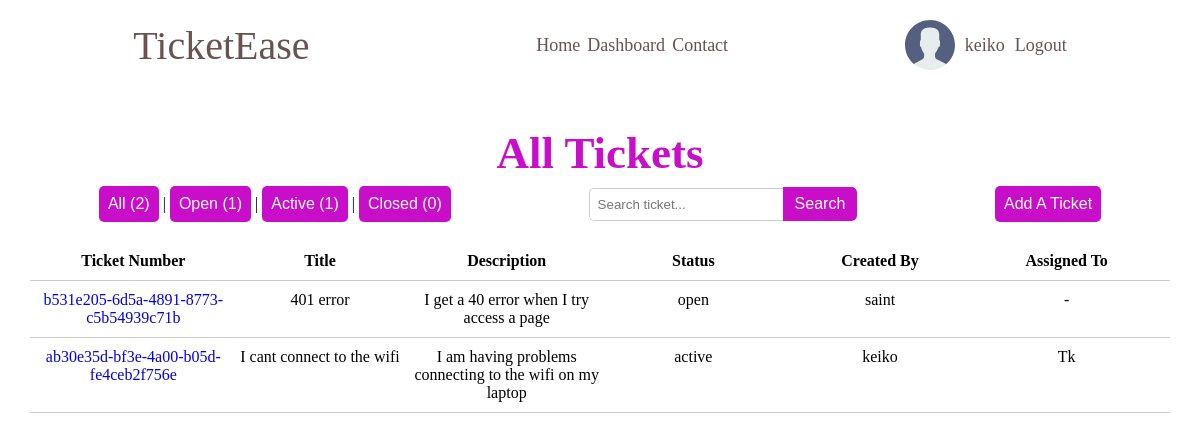
Page /tickets/ (signed in) on the earlier database version.
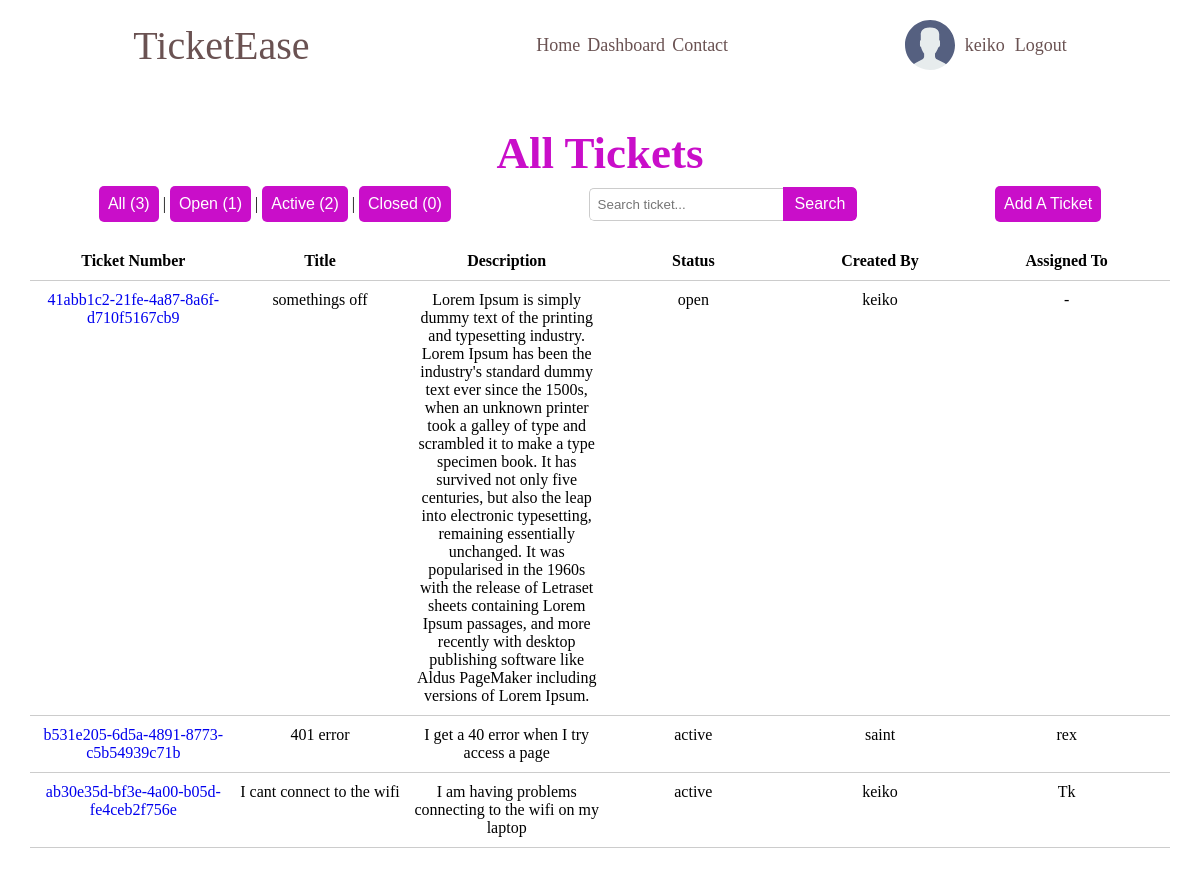
Same page on the later database version.
### accounts/models.py (models this page shows)
class CustomUser(AbstractUser):
    USER_TYPE = (
        ('client', 'client'),
        ('engineer', 'engineer'),
    )
    email = models.EmailField()
    bio = models.TextField()
    user_type = models.CharField(max_length=10, choices=USER_TYPE, default='client')
    avatar = models.ImageField(null=True, default="avatars/default_avatar.svg", upload_to='avatars/')

### tickets/models.py (models this page shows, shortened)
class Ticket(models.Model):
    STATUS = (
        ('open', 'open'),
        ('active', 'active'),
        ('closed', 'closed'),
    )
    ticket_id = models.UUIDField(default=uuid.uuid4)
    slug = models.SlugField(unique=True)
    title = models.CharField(max_length=100)
    description = models.TextField()
    status = models.CharField(max_length=100, choices=STATUS, default='open')
    attachments = models.ImageField(null=True, blank=True, upload_to='attachments/')
    created_by = models.ForeignKey(CustomUser, on_delete=models.SET_NULL, null=True, related_name='created_by')
    assigned_to = models.ForeignKey(CustomUser, on_delete=models.SET_NULL, null=True, blank=True, related_name='assigned_to')
    accepted_on = models.DateTimeField(null=True, blank=True)
    closed_on = models.DateTimeField(null=True, blank=True)
    updated_on = models.DateTimeField(auto_now=True)
    created_on = models.DateTimeField(auto_now_add=True)

### tickets/views.py (the view, shortened to what this page needs)
# urls.py: path('tickets/', ticketsView, name='tickets-view'),
def ticketsView(request):
    tickets = Ticket.objects.all()
    status = request.GET.get('status')  # to filter by status
    query = request.GET.get('q')  # search parameter
    if status:
        tickets = Ticket.objects.filter(status=status)
    tickets = tickets.order_by('-status', '-created_on')
    all_count = Ticket.objects.count()
    open_count = Ticket.objects.filter(status='open').count()
    active_count = Ticket.objects.filter(status='active').count()
    closed_count = Ticket.objects.filter(status='closed').count()
    context = {
        'tickets': tickets,
        'open_count': open_count,
        'active_count': active_count,
        'closed_count': closed_count,
        'all_count': all_count,
        'selected_status': status,
    }
    return render(request, 'tickets/tickets-view.html', context)

### tickets/templates/tickets/tickets-view.html (shortened to what this page needs)
{% extends 'tickets/index.html' %}
{% load static %}
{% block css %}
    <link rel="stylesheet" href="{% static  'tickets/styles/tickets.css' %}">
{% endblock %}
{% block content %}
    <section class="ticket-container">
        <div class="title">
            <h1>All Tickets</h1>
        </div>
        <section class="search-filters">
            <section class="status-filters">
                <div class="filter-btns">
                    <button>
                        <a href="{% url 'tickets-view' %}?status=" style="color: white;">All ({{ all_count }})</a>
                    </button>
                    |
                    <button>
                        <a href="{% url 'tickets-view' %}?status=open" style="color: white;">Open ({{ open_count }})</a>
                    </button>
                    |
                    <button>
                        <a href="{% url 'tickets-view' %}?status=active" style="color: white;">Active ({{ active_count }})</a>
                    </button>
                    |
                    <button>
                        <a href="{% url 'tickets-view' %}?status=closed" style="color: white;">Closed ({{ closed_count }})</a>
                    </button>
                </div>
            </section>
            <section class="search-bar-container">
                <form class="search-bar method="GET" action="{% url 'tickets-view' %}">
                    <input type="text" name="q" placeholder="Search ticket...">
                    <button type="submit">Search</button>
                </form>
            </section>
            {% if request.user.user_type == 'client' %}
                <section class="create-ticket">
                    <form method="post" action="{% url 'create-ticket' %}">
                        <button type="submit"><a href="{% url 'create-ticket' %}" style="color: white;">Add A Ticket</a></button>
                    </form>
                </section>
            {% endif %}
        </section>
        <section class="ticket-list">
            <div class="ticket-row header">
                <div>Ticket Number</div>
                <div>Title</div>
                <div>Description</div>
                <div>Status</div>
                <div>Created By</div>
                <div>Assigned To</div>
            </div>
            {% if not tickets %}
                <div class="empty">
                    {% if open_count == 0 %}
                        <p> There are no open tickets.</p>
                    {% elif request.GET.status == 'active' %}
                        <p> You have no active tickets.</p>
                    {% elif closed_count == 0 %}
                        <p>You have no closed tickets.</p>
                    {% endif %}
                </div>
            {% else %}
                {% for ticket in tickets %}
                    <div class="ticket-row">
                        <div> <a href="{% url 'ticket-details' slug=ticket.slug %}">{{ ticket.ticket_id }}</a></div>
                        <div>{{ ticket.title }}</div>
                        <div>{{ ticket.description }}</div>
                        <div>{{ ticket.status }}</div>
                        <div>{{ ticket.created_by.username }}</div>
                        {% if ticket.assigned_to %}
                            <div>{{ ticket.assigned_to.username }}</div>
                        {% else %}
                            <div><p>-</p></div>
                        {% endif %}
                    </div>
                {% endfor %}
            {% endif %}
        </section>
    </section>
{% endblock %}

### tickets/templates/tickets/index.html (shortened to what this page needs)
{% load static %}
<!DOCTYPE html>
<html lang="en">
<head>
    <link rel="stylesheet" href="{% static 'tickets/styles/main.css' %}">
    {% block css %} {% endblock %}
</head>
<body>
    {% include 'tickets/navbar.html' %}
    <div class="content-container">
        {% block content %}
        {% endblock %}
    </div>
</body>
</html>

### tickets/templates/tickets/navbar.html
{% load static %}
<section class="top-nav">
    <div class="logo">
        <a href="{% url 'home' %}">TicketEase</a>
    </div>
    <nav class="nav-links">
        {% if request.user.user_type == 'engineer' %}
            <a href="{% url 'home' %}">Home</a>
            <a href="{% url 'tickets-view' %}">Tickets</a>
            {% if user.is_authenticated %}
                <a href="{% url 'engineer-dashboard' user.username %}">Dashboard</a>
            {% endif %}
            <a href="{% url 'contact' %}">Contact</a>
        {% elif request.user.user_type == 'client' %}
            <a href="{% url 'home' %}">Home</a>
            {% if user.is_authenticated %}
                <a href="{% url 'client-dashboard' user.username %}">Dashboard</a>
            {% endif %}
            <a href="{% url 'contact' %}">Contact</a>
        {% else %}
            <a href="{% url 'contact' %}">Contact</a>
        {% endif %}
    </nav>
    <section class="auth">
        {% if user.is_authenticated %}
            <a href="#" class="avatar avatar--medium active">
                {% if user.avatar %}
                    <img src="{{ user.avatar.url }}" alt="{{ user.username }}" />
                {% else %}
                    <img src="{% static 'media/avatars/default_avatar.svg' %}" alt="{{user.username}}" />
                {% endif %}
                {{user.username}}
            </a>
            <a href="{% url 'account_logout' %}">Logout</a>
        {% else %}
            <a href="{% url 'account_login' %}">Login</a>
            <a href="{% url 'account_signup' %}">Register</a>
        {% endif %}
    </section>
</section>

### tickets/static/tickets/styles/main.css (style rules this page uses)
:root { --box-shadow: 1px 1px 3px 1px rgba(0, 0, 0, 0.15); --button-color: rgb(201, 14, 201); --button-color-hover: rgb(128, 0, 128); --text-color: rgba(52, 19, 19, 0.733); --text-color-light: white; --title-color: rgb(201, 14, 201); }
* { margin: 0; padding: 0; box-sizing: border-box; }
a { cursor: pointer; text-decoration: none; }
button { background-color: var(--button-color); border-color: transparent; border-radius: 5px; color: var(--text-color-light); font-size: 16px; padding: 7px; width: fit-content; }
.title { text-align: center; padding: 7px; color: var(--title-color); font-size: 30px; }
.search-bar-container { display: flex; align-items: center; }
.search-bar { display: flex; align-items: center; border-radius: 5px; overflow: hidden; }
.search-bar input[type="text"] { padding: 8px; border: 1px solid #ccc; border-right: none; border-radius: 5px 0 0 5px; }
.search-bar button { padding: 8px 12px; background-color: var(--button-color); color: var(--text-color-light); border: none; border-radius: 0 5px 5px 0; }
.top-nav { align-items: center; color: var(--text-color); display: flex; justify-content: space-around; margin: 10px; padding: 10px; }
.top-nav a { color: var(--text-color); }
.logo { font-size: 40px; font-weight: 500; }
.nav-links { font-size: 18px; display: flex; gap: 7px; }
.auth { font-size: 18px; display: flex; align-items: center; gap: 10px; }
.avatar { display: flex; align-items: center; justify-content: flex-end; gap: 10px; }
.content-container { margin: 10px; padding: 10px; }

### tickets/static/tickets/styles/tickets.css (style rules this page uses)
.ticket-container { margin-bottom: 20px; padding: 10px; }
.search-filters { align-items: center; display: flex; justify-content: space-around; margin-bottom: 20px; }
.status-filters { display: flex; align-items: center; }
.ticket-list { display: flex; flex-direction: column; margin-top: 20px; }
.ticket-row { display: flex; justify-content: space-between; padding: 10px; border-bottom: 1px solid #ccc; }
.ticket-row.header { font-weight: bold; }
.ticket-row > div { flex: 1; text-align: center; }

Differences in the rows shown:
added Ticket: ticket_id "41abb1c2-21fe-4a87-8a6f-d710f5167cb9", title "somethings off", description "Lorem Ipsum is simply dummy text of the printing and typesetting industry. Lorem Ipsum has been the industry's standard dummy text ever since the 1500s, when an unknown printer took a galley of type and scrambled it to make a type specimen book. It has survived not only five centuries, but also the leap into electronic typesetting, remaining essentially unchanged. It was popularised in the 1960s with the release of Letraset sheets containing Lorem Ipsum passages, and more recently with desktop publishing software like Aldus PageMaker including versions of Lorem Ipsum.", status "open", created_by.username "keiko"
changed Ticket "401 error": status "open" → "active"; assigned_to.username (not shown) → "rex"; no longer shows "-"
Other differences:
{{ all_count }}: "2" → "3"
{{ active_count }}: "1" → "2"
